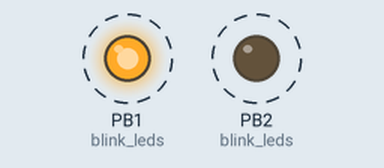
Recording of a program running on a simulated ATmega328P, built with avr-gcc and emulated at 16 MHz. Parts: output pins drawn as LEDs (lit = HIGH). Dashed ring = blinking.

Above: at 0.5 s.
Timing chart, 0 to 4.6 s (numbered marks = the images above):
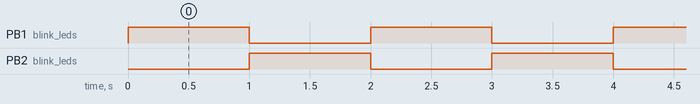

The program:

main.c
```c
/*
 * Blink_Func.c
 *
 * Created: 02-12-2025 22:52:25
 * Author : Harikrishnan R
 */

#define F_CPU 16000000ul

#include <avr/io.h>
#include<util/delay.h>

void init_pins(void)
{

	DDRB|=(1<<DDB1);					//Set DDB PB1 as output
	DDRB|=(1<<DDB2);					//Set DDB PB2 as output
}

void blink_leds(void)
{
	PORTB|=(1<<PORTB1);			//Set PB1 = 1
	PORTB&=~(1<<PORTB2);			 //Set PB2 = 0

	_delay_ms(1000);

	PORTB&=~(1<<PORTB1);			 //Set PB1 = 0
	PORTB|=(1<<PORTB2);			   //Set PB2 = 1

	_delay_ms(1000);

}


int main(void)
{
    init_pins();
    while (1)
    {
		blink_leds();
    }
}
```

Measured:
- by itself, PB1 (blink_leds), PB2 (blink_leds): alternates HIGH for 1.0 s and LOW for 1.0 s
